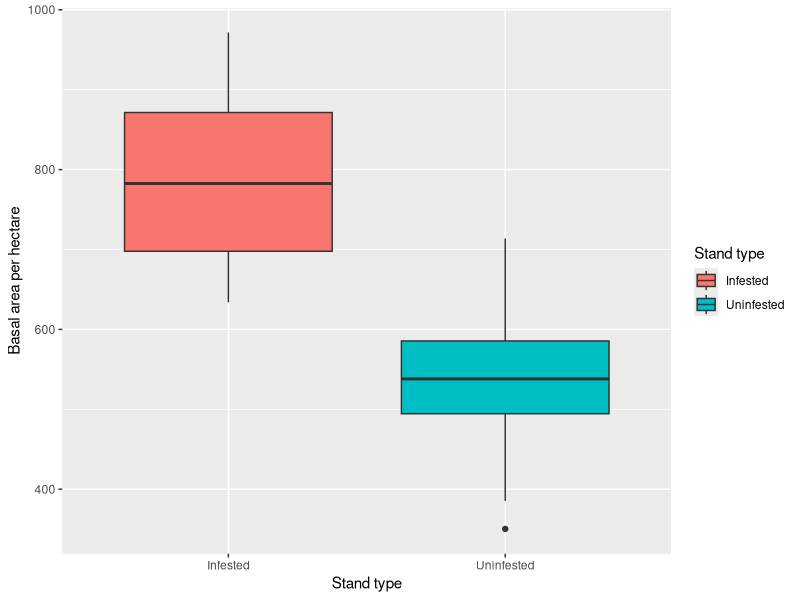
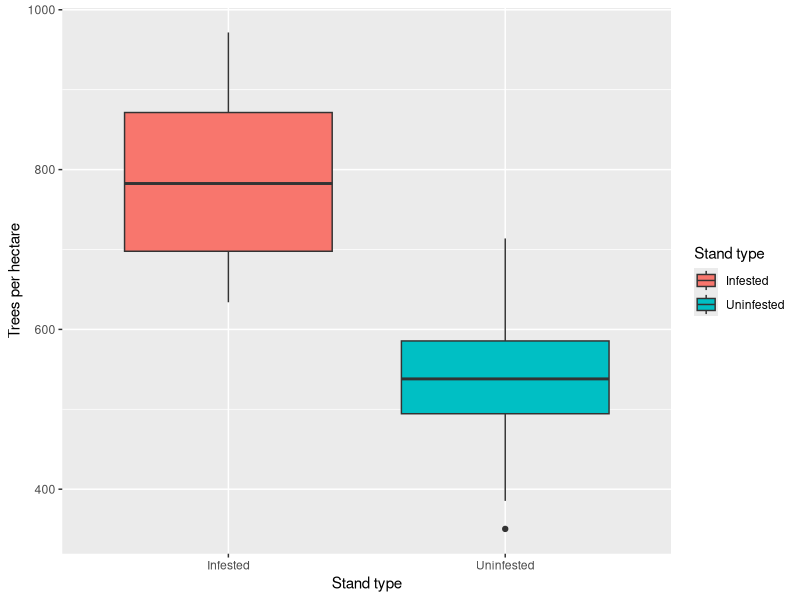

Write the R code that produced these figures, in order.
## ---- chunk 1
# load libraries ---------------------------------
library(ggplot2)
## ---- chunk 2
# ------------------------------------------------
# FUNCTION get_BAdata
# Description: generates fake basal areas (m^2/ha) for infested and uninfested stands
# Inputs: none
# Outputs: data frame containing basal areas for 20 infested and 20 uninfested stands
##################################################
get_BAdata <- function(){

  inf <- rnorm(n = 20, mean = 35, sd = 5) # basal areas of infested stands
  uninf <- rnorm(n = 20, mean = 20, sd = 5) # basal areas of uninfested stands
  data <- c(inf, uninf) # combining uninfested and infested data
  
  # Setting up data frame
  
  n <- c(20, 20) # number of infested and uninfested stands
  type <- c("Inf", "Unif") # specifying type (infested or uninfested)
  
  df <- data.frame(rep(type, n),data)
  names(df) <- list("Type", "BasalArea")

  return(df)

} # end of get_BAdata
#-------------------------------------------------
#get_BAdata()

# ------------------------------------------------
# FUNCTION get_TPHAdata
# Description: generates fake tree per ha data from infested and uninfested stands
# Inputs: none
# Outputs: data frame containing tree/ha data for 20 infested and 20 uninfested stands
##################################################
get_TPHAdata <- function(){

  inf <- rnorm(n = 20, mean = 800, sd = 100) # trees/ha for infested stands
  uninf <- rnorm(n = 20, mean = 530, sd = 100) # trees/ha for uninfested stands
  data <- c(inf, uninf) # combining uninfested and infested data
  
  # Setting up data frame
  
  n <- c(20, 20) # number of infested and uninfested stands
  type <- c("Inf", "Unif") # specifying type (infested or uninfested)
  
  df <- data.frame(rep(type, n),data)
  names(df) <- list("Type", "TPHA")

  return(df)

} # end of getTPHA_data
#-------------------------------------------------
#get_TPHAdata()

# ------------------------------------------------
# FUNCTION calculate_stuff
# Description: fits ANOVA model
# Inputs: numeric x and y vectors
# Outputs: entire model summary from aov
##################################################
calculate_stuff <- function(x_var = runif(40),
                            y_var = runif(40)) {

  df <- data.frame(x_var, y_var)

  ano_model <- aov(y_var ~ x_var, data = df)

  return(summary(ano_model))

} # end of calculate_stuff
#-------------------------------------------------
#calculate_stuff()

# ------------------------------------------------
# FUNCTION summarize_results
# Description: pull elements from model summary
# Inputs: summary call
# Outputs: vector of p values
##################################################
summarize_results <- function(z = NULL) {

  ano_sum <- unlist(z)[9]

  return(ano_sum)

} # end of summarize_results
#-------------------------------------------------
#summarize_results()

# ------------------------------------------------
# FUNCTION graph_BAresults
# Description: graph basal area data
# Inputs: numeric x and y vectors
# Outputs: creates graph
##################################################
graph_BAresults <- function(x_var = runif(40), y_var = runif(40)) {

  df <- data.frame(x_var, y_var)
  ano_plot <- ggplot(data = df, 
                   aes(x = x_var,
                       y = y_var,
                       fill = x_var)) +
  geom_boxplot() + 
  labs(y= "Basal area per hectare", x = "Stand type") +
  scale_fill_discrete(name = "Stand type", labels = c("Infested", "Uninfested"))+
  scale_x_discrete(labels=c("Infested", "Uninfested"))
  
  return(ano_plot)

} # end of graph_results
#-------------------------------------------------
#graph_BAresults()

# ------------------------------------------------
# FUNCTION graph_TPHAresults
# Description: graph trees/ha data
# Inputs: numeric x and y vectors
# Outputs: creates graph
##################################################
graph_TPHAresults <- function(x_var = runif(40), y_var = runif(40)) {

  df <- data.frame(x_var, y_var)
  ano_plot <- ggplot(data = df, 
                   aes(x = x_var,
                       y = y_var,
                       fill = x_var)) +
  geom_boxplot() + 
  labs(y= "Trees per hectare", x = "Stand type") +
  scale_fill_discrete(name = "Stand type", labels = c("Infested", "Uninfested"))+
  scale_x_discrete(labels=c("Infested", "Uninfested"))
  
  return(ano_plot)

} # end of graph_TPHAresults
#-------------------------------------------------
#graph_TPHAresults()

## ---- chunk 3
# GENERATE BASAL AREA DATA:
BA_data <- get_BAdata()
x <- BA_data[,1]
y <- BA_data[,2]

# GENERATE TREES PER HA DATA:
TPHA_data <- get_TPHAdata()
x <- TPHA_data[,1]
y <- TPHA_data[,2]

# create ANOVA model
step1 <- calculate_stuff(x_var = x, y_var = y)
print(step1)

# extract p-value
step2 <- summarize_results(z = step1)
print(step2)

# GRAPH BA RESULTS:
graph_BAresults(x_var = x, y_var = y)

# GRAPH TREES PER HA RESULTS:
graph_TPHAresults(x_var = x, y_var = y)


